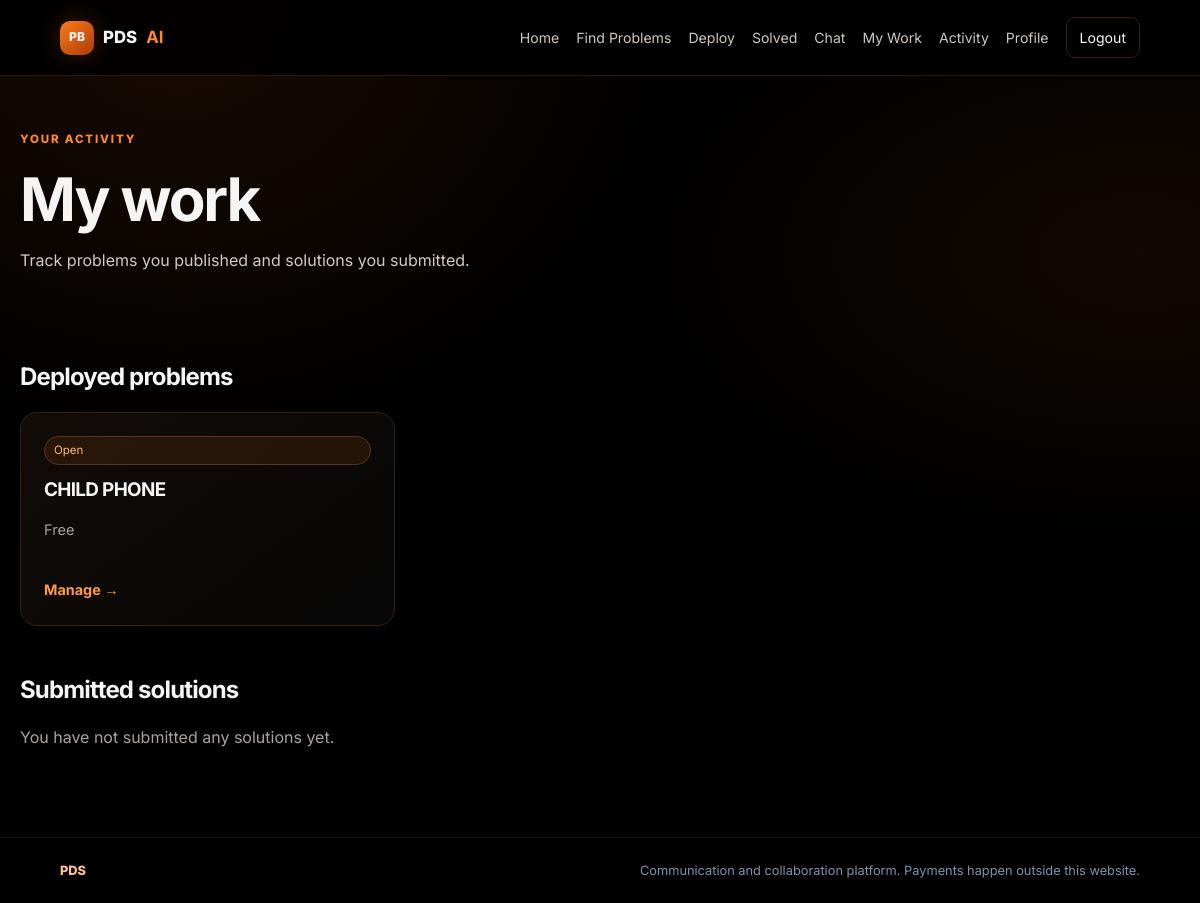
Page /my-work (signed in) on the committed database.
### tables this page shows
CREATE TABLE problems(
      id INTEGER PRIMARY KEY AUTOINCREMENT, public_id TEXT UNIQUE NOT NULL,
      user_id INTEGER NOT NULL REFERENCES users(id), title TEXT NOT NULL,
      statement TEXT NOT NULL, description TEXT NOT NULL, category TEXT NOT NULL,
      requirements TEXT DEFAULT '', expected_result TEXT DEFAULT '', skills TEXT DEFAULT '',
      instructions TEXT DEFAULT '', problem_type TEXT NOT NULL CHECK(problem_type IN ('Free','Paid')),
      reward REAL, deadline TEXT, duration TEXT DEFAULT '', deliverables TEXT DEFAULT '',
      acceptance_criteria TEXT DEFAULT '', attachment_name TEXT, attachment_key TEXT,
      status TEXT NOT NULL DEFAULT 'Open', views INTEGER NOT NULL DEFAULT 0,
      created_at TEXT NOT NULL, accepted_solution_id INTEGER
    );

### app.py (the view)
@app.get("/my-work")
@login_required
def my_work():
    uid=current_user()["id"]
    deployed=db().execute("SELECT * FROM problems WHERE user_id=? ORDER BY created_at DESC",(uid,)).fetchall()
    submitted=db().execute("""SELECT s.*,p.title,p.problem_type,p.reward,p.status AS problem_status,p.id AS pid
      FROM solutions s JOIN problems p ON p.id=s.problem_id WHERE s.user_id=? ORDER BY s.created_at DESC""",(uid,)).fetchall()
    return render_template("my_work.html",deployed=deployed,submitted=submitted)

### app.py (called while the page is built)
def db():
    if "db" not in g:
        g.db = sqlite3.connect(DB_PATH)
        g.db.row_factory = sqlite3.Row
        g.db.execute("PRAGMA foreign_keys = ON")
    return g.db

def current_user():
    uid = session.get("user_id")
    if not uid: return None
    return db().execute("SELECT id, username, bio FROM users WHERE id=?", (uid,)).fetchone()

@app.context_processor
def inject_user():
    return {"current_user": current_user(), "categories": CATEGORIES}

def login_required(fn):
    @wraps(fn)
    def wrapper(*args, **kwargs):
        if not current_user():
            flash("Please log in to continue.", "error")
            return redirect(url_for("auth", next=request.path))
        return fn(*args, **kwargs)
    return wrapper

def csrf_token():
    if "_csrf" not in session: session["_csrf"] = secrets.token_urlsafe(32)
    return session["_csrf"]

@app.before_request
def csrf_protect():
    if request.method == "POST":
        sent = request.form.get("_csrf", "")
        expected = session.get("_csrf", "")
        if not expected or not secrets.compare_digest(sent, expected):
            abort(400, "Invalid or expired form token. Refresh the page and try again.")

@app.context_processor
def inject_csrf():
    return {"csrf_token": csrf_token}

### templates/my_work.html
{% extends "base.html" %}{% block title %}My Work{% endblock %}{% block content %}<section class="page-heading"><span class="eyebrow">YOUR ACTIVITY</span><h1>My work</h1><p>Track problems you published and solutions you submitted.</p></section><section class="section"><h2>Deployed problems</h2>{% if deployed %}<div class="problem-grid">{% for p in deployed %}<article class="problem-card"><span class="status">{{ p.status }}</span><h3>{{ p.title }}</h3><p>{{ p.problem_type }}{% if p.problem_type=='Paid' %} · Reward offered ₹{{ '%.2f'|format(p.reward) }}{% endif %}</p><a class="text-link" href="{{ url_for('detail',problem_id=p.id) }}">Manage →</a></article>{% endfor %}</div>{% else %}<p class="muted">You have not deployed a problem yet.</p>{% endif %}</section><section class="section"><h2>Submitted solutions</h2>{% if submitted %}<div class="problem-grid">{% for s in submitted %}<article class="problem-card"><span class="status">{{ s.status }}</span><h3>{{ s.title }}</h3><p>Problem status: {{ s.problem_status }}</p>{% if s.problem_type=='Paid' %}<p>Reward offered: ₹{{ '%.2f'|format(s.reward) }} (external arrangement only)</p>{% endif %}<a class="text-link" href="{{ url_for('detail',problem_id=s.pid) }}">View problem →</a></article>{% endfor %}</div>{% else %}<p class="muted">You have not submitted any solutions yet.</p>{% endif %}</section>{% endblock %}

### static/style.css (style rules this page uses)
:root { --bg:#000000;--surface:#0b0b0b;--surface2:#14100d;--line:#342015;--text:#f5f5f5;--muted:#aaa29c;--blue:#ff7a1a;--cyan:#ff8a24;--glow:rgba(255,122,26,.24);--green:#ffb45c;--red:#ff7c8a }
* { box-sizing:border-box }
html { min-height:100%;background:var(--bg) }
body { margin:0;color:var(--text);font-family:Inter,system-ui,sans-serif;line-height:1.65;background:radial-gradient(ellipse at 15% 0%,rgba(255,112,20,.10),transparent 35%),radial-gradient(ellipse at 95% 28%,rgba(255,122,26,.07),transparent 32%),var(--bg);min-height:100vh }
a { color:inherit;text-decoration:none }
p { color:#d4cbc3;margin:.5rem 0 1rem }
h1,h2,h3 { line-height:1.2;letter-spacing:-.035em;margin-top:0 }
h1 { font-size:clamp(2.2rem,5vw,4rem) }
h2 { font-size:1.5rem }
h3 { font-size:1.18rem }
.eyebrow { display:inline-block;color:var(--cyan);font-size:.72rem;font-weight:800;letter-spacing:.16em;margin-bottom:14px }
.section { margin-top:50px }
.home-options,.problem-grid { display:grid;grid-template-columns:repeat(3,minmax(0,1fr));gap:18px }
.home-card,.problem-card,.panel,.filter-panel,.chat-panel { border:1px solid var(--line);border-radius:17px;background:linear-gradient(145deg,rgba(18,12,8,.97),rgba(7,7,7,.98));padding:23px;min-width:0 }
.home-card p,.problem-card p { font-size:.91rem;color:var(--muted) }
.home-link,.text-link { color:#ff9a43;font-weight:700;font-size:.9rem }
.problem-card { display:flex;flex-direction:column;gap:8px }
.problem-card h3 { margin:6px 0 0 }
.problem-card .text-link { margin-top:auto;padding-top:12px }
.tag,.status { display:inline-flex;border:1px solid #59351f;border-radius:99px;padding:4px 9px;font-size:.72rem;color:#ffb875;background:rgba(255,122,26,.10) }
.page-heading { padding:18px 0 24px }
.page-heading h1 { margin:0 0 12px }
.page-heading p { max-width:740px }
.muted,.small { color:var(--muted) }

### rows in the picture
problems: status "Open", title "CHILD PHONE", problem_type "Free"
